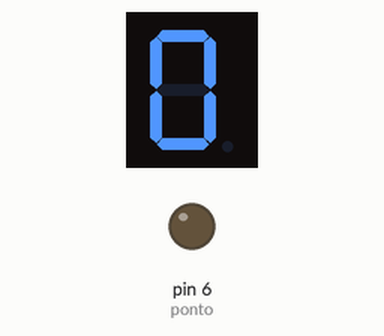
Bench run of a sketch on a simulated Arduino Uno, built with avr-gcc and run on an emulated ATmega328P. Shown: 1-digit seven-segment display, output pins drawn as LEDs (lit = HIGH). Wiring (inferred from the names in the program): 1-digit 7-segment display, segments lit when LOW: segments pin 3, pin 2, pin 7, pin 8, pin 9, pin 4, pin 5. The segment pins are drawn as the display they are named for; pins used as bus, display or sensor lines are not drawn.

Above: at 0.1 s.
At 1.1 s:
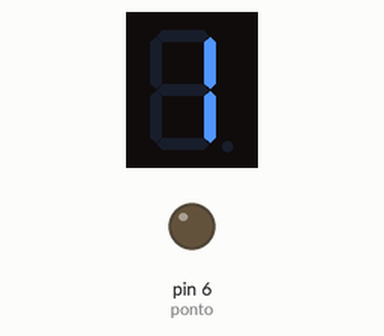
At 2.1 s:
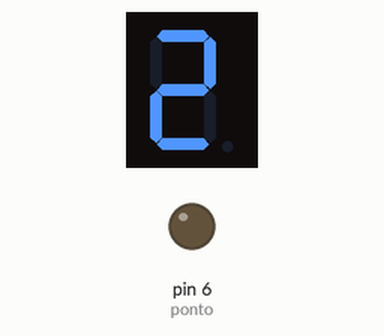
At 4.1 s:
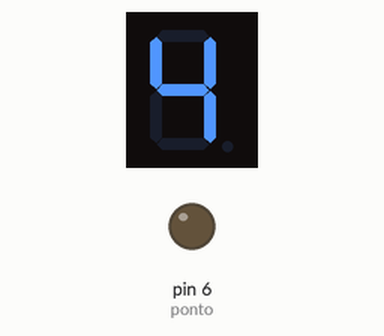
At 6.1 s:
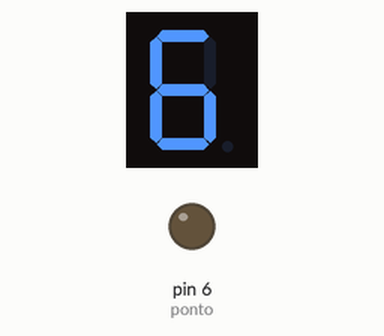
At 9.1 s:
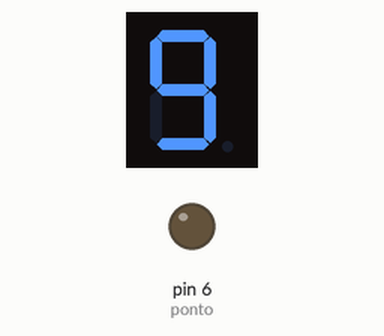

Measured:
- by itself, everything shown: repeats every 10.0 s, in 10 steps
- what the display in image 1 shows lasts 1.0 s, from 1.0 s to 2.0 s

The sketch:

index.ino
```cpp
int a = 3;
int b = 2;
int c = 7;
int d = 8;
int e = 9;
int f = 4;
int g = 5;
int ponto = 6;
int tempo = 1000;

void clean(){
  digitalWrite(a, HIGH);
  digitalWrite(b, HIGH);
  digitalWrite(c, HIGH);
  digitalWrite(d, HIGH);
  digitalWrite(e, HIGH);
  digitalWrite(f, HIGH);
  digitalWrite(g, HIGH);
}

void setup() {
  pinMode(a, OUTPUT);
  pinMode(b, OUTPUT);
  pinMode(c, OUTPUT);
  pinMode(d, OUTPUT);
  pinMode(e, OUTPUT);
  pinMode(f, OUTPUT);
  pinMode(g, OUTPUT);
  pinMode(ponto, OUTPUT);
}

void write(int pinos[], int length){
  clean();
  for(int i = 0; i < length; i++) digitalWrite(pinos[i],LOW);
  delay(tempo);
}

void loop() {
  int n0[6] = {a,b,c,d,e,f};
  int n1[2] = {b,c};
  int n2[5] = {a,b,d,e,g};
  int n3[5] = {a,b,c,d,g};
  int n4[4] = {b,c,f,g};
  int n5[5] = {a,c,d,f,g};
  int n6[6] = {a,c,d,e,f,g};
  int n7[3] = {a,b,c};
  int n8[7] = {a,b,c,d,e,f,g};
  int n9[6] = {a,b,c,d,f,g};
  write(n0,6);
  write(n1,2);
  write(n2,5);
  write(n3,5);
  write(n4,4);
  write(n5,5);
  write(n6,6);
  write(n7,3);
  write(n8,7);
  write(n9,6);
}
```
